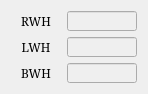
   <widget class="QWidget" name="gridLayoutWidget_6">
    <property name="geometry">
     <rect>
      <x>30</x>
      <y>450</y>
      <width>128</width>
      <height>74</height>
     </rect>
    </property>
    <layout class="QGridLayout" name="gridLayout_5">
     <item row="1" column="0">
      <widget class="QLabel" name="label_27">
       <property name="sizePolicy">
        <sizepolicy hsizetype="Fixed" vsizetype="Fixed">
         <horstretch>0</horstretch>
         <verstretch>0</verstretch>
        </sizepolicy>
       </property>
       <property name="minimumSize">
        <size>
         <width>50</width>
         <height>20</height>
        </size>
       </property>
       <property name="maximumSize">
        <size>
         <width>50</width>
         <height>20</height>
        </size>
       </property>
       <property name="font">
        <font>
         <family>Serif</family>
         <pointsize>9</pointsize>
        </font>
       </property>
       <property name="text">
        <string>LWH</string>
       </property>
       <property name="alignment">
        <set>Qt::AlignCenter</set>
       </property>
      </widget>
     </item>
     <item row="0" column="0">
      <widget class="QLabel" name="label_25">
       <property name="sizePolicy">
        <sizepolicy hsizetype="Fixed" vsizetype="Fixed">
         <horstretch>0</horstretch>
         <verstretch>0</verstretch>
        </sizepolicy>
       </property>
       <property name="minimumSize">
        <size>
         <width>50</width>
         <height>20</height>
        </size>
       </property>
       <property name="maximumSize">
        <size>
         <width>50</width>
         <height>20</height>
        </size>
       </property>
       <property name="font">
        <font>
         <family>Serif</family>
         <pointsize>9</pointsize>
        </font>
       </property>
       <property name="text">
        <string>RWH</string>
       </property>
       <property name="alignment">
        <set>Qt::AlignCenter</set>
       </property>
      </widget>
     </item>
     <item row="1" column="1">
      <widget class="QLineEdit" name="LE_JOINT_LWH">
       <property name="enabled">
        <bool>false</bool>
       </property>
       <property name="sizePolicy">
        <sizepolicy hsizetype="Fixed" vsizetype="Fixed">
         <horstretch>0</horstretch>
         <verstretch>0</verstretch>
        </sizepolicy>
       </property>
       <property name="minimumSize">
        <size>
         <width>70</width>
         <height>20</height>
        </size>
       </property>
       <property name="maximumSize">
        <size>
         <width>70</width>
         <height>20</height>
        </size>
       </property>
       <property name="font">
        <font>
         <family>Serif</family>
         <pointsize>9</pointsize>
        </font>
       </property>
       <property name="alignment">
        <set>Qt::AlignRight|Qt::AlignTrailing|Qt::AlignVCenter</set>
       </property>
       <property name="readOnly">
        <bool>true</bool>
       </property>
      </widget>
     </item>
     <item row="0" column="1">
      <widget class="QLineEdit" name="LE_JOINT_RWH">
       <property name="enabled">
        <bool>false</bool>
       </property>
       <property name="sizePolicy">
        <sizepolicy hsizetype="Fixed" vsizetype="Fixed">
         <horstretch>0</horstretch>
         <verstretch>0</verstretch>
        </sizepolicy>
       </property>
       <property name="minimumSize">
        <size>
         <width>70</width>
         <height>20</height>
        </size>
       </property>
       <property name="maximumSize">
        <size>
         <width>70</width>
         <height>20</height>
        </size>
       </property>
       <property name="font">
        <font>
         <family>Serif</family>
         <pointsize>9</pointsize>
        </font>
       </property>
       <property name="alignment">
        <set>Qt::AlignRight|Qt::AlignTrailing|Qt::AlignVCenter</set>
       </property>
       <property name="readOnly">
        <bool>true</bool>
       </property>
      </widget>
     </item>
     <item row="2" column="0">
      <widget class="QLabel" name="label_28">
       <property name="sizePolicy">
        <sizepolicy hsizetype="Fixed" vsizetype="Fixed">
         <horstretch>0</horstretch>
         <verstretch>0</verstretch>
        </sizepolicy>
       </property>
       <property name="minimumSize">
        <size>
         <width>50</width>
         <height>20</height>
        </size>
       </property>
       <property name="maximumSize">
        <size>
         <width>50</width>
         <height>20</height>
        </size>
       </property>
       <property name="font">
        <font>
         <family>Serif</family>
         <pointsize>9</pointsize>
        </font>
       </property>
       <property name="text">
        <string>BWH</string>
       </property>
       <property name="alignment">
        <set>Qt::AlignCenter</set>
       </property>
      </widget>
     </item>
     <item row="2" column="1">
      <widget class="QLineEdit" name="LE_JOINT_BWH">
       <property name="enabled">
        <bool>false</bool>
       </property>
       <property name="sizePolicy">
        <sizepolicy hsizetype="Fixed" vsizetype="Fixed">
         <horstretch>0</horstretch>
         <verstretch>0</verstretch>
        </sizepolicy>
       </property>
       <property name="minimumSize">
        <size>
         <width>70</width>
         <height>20</height>
        </size>
       </property>
       <property name="maximumSize">
        <size>
         <width>70</width>
         <height>20</height>
        </size>
       </property>
       <property name="font">
        <font>
         <family>Serif</family>
         <pointsize>9</pointsize>
        </font>
       </property>
       <property name="alignment">
        <set>Qt::AlignRight|Qt::AlignTrailing|Qt::AlignVCenter</set>
       </property>
       <property name="readOnly">
        <bool>true</bool>
       </property>
      </widget>
     </item>
    </layout>
   </widget>
